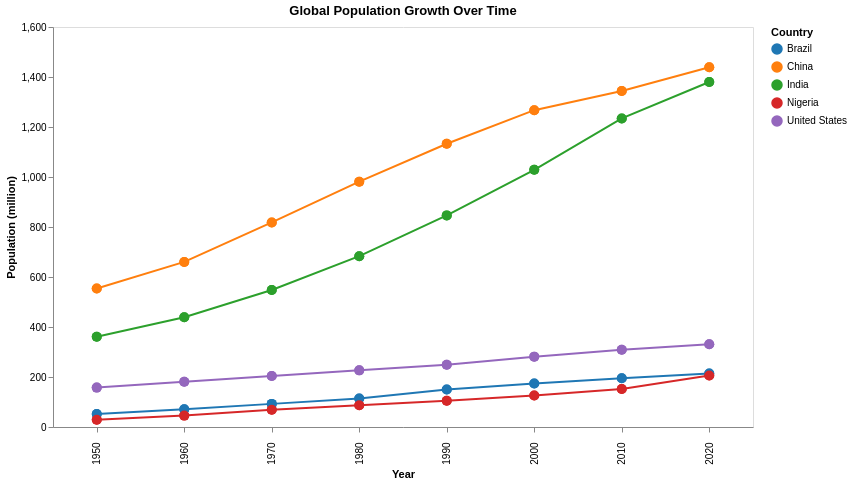

Write a Vega-Lite specification for this figure.
### Vega-Lite specification from a JSON file in a GitHub repository (floating-point values rounded to 4 significant figures)
{"$schema": "https://vega.github.io/schema/vega-lite/v5.json", "title": "Global Population Growth Over Time", "data": {"values": [{"Country": "China", "Year": 1950, "Population": 554005000, "Continent": "Asia"}, {"Country": "China", "Year": 1960, "Population": 660330000, "Continent": "Asia"}, {"Country": "China", "Year": 1970, "Population": 818315000, "Continent": "Asia"}, {"Country": "China", "Year": 1980, "Population": 981235000, "Continent": "Asia"}, {"Country": "China", "Year": 1990, "Population": 1133020000, "Continent": "Asia"}, {"Country": "China", "Year": 2000, "Population": 1267320000, "Continent": "Asia"}, {"Country": "China", "Year": 2010, "Population": 1344130000, "Continent": "Asia"}, {"Country": "China", "Year": 2020, "Population": 1439323776, "Continent": "Asia"}, {"Country": "India", "Year": 1950, "Population": 361000000, "Continent": "Asia"}, {"Country": "India", "Year": 1960, "Population": 439235000, "Continent": "Asia"}, {"Country": "India", "Year": 1970, "Population": 548159000, "Continent": "Asia"}, {"Country": "India", "Year": 1980, "Population": 683329000, "Continent": "Asia"}, {"Country": "India", "Year": 1990, "Population": 846387000, "Continent": "Asia"}, {"Country": "India", "Year": 2000, "Population": 1028690000, "Continent": "Asia"}, {"Country": "India", "Year": 2010, "Population": 1234280000, "Continent": "Asia"}, {"Country": "India", "Year": 2020, "Population": 1380004385, "Continent": "Asia"}, {"Country": "United States", "Year": 1950, "Population": 157553000, "Continent": "North America"}, {"Country": "United States", "Year": 1960, "Population": 180671000, "Continent": "North America"}, {"Country": "United States", "Year": 1970, "Population": 203984000, "Continent": "North America"}, {"Country": "United States", "Year": 1980, "Population": 226542000, "Continent": "North America"}, {"Country": "United States", "Year": 1990, "Population": 248709000, "Continent": "North America"}, {"Country": "United States", "Year": 2000, "Population": 281421000, "Continent": "North America"}, {"Country": "United States", "Year": 2010, "Population": 308745538, "Continent": "North America"}, {"Country": "United States", "Year": 2020, "Population": 331002651, "Continent": "North America"}, {"Country": "Brazil", "Year": 1950, "Population": 51910000, "Continent": "South America"}, {"Country": "Brazil", "Year": 1960, "Population": 70700000, "Continent": "South America"}, {"Country": "Brazil", "Year": 1970, "Population": 92500000, "Continent": "South America"}, {"Country": "Brazil", "Year": 1980, "Population": 113800000, "Continent": "South America"}, {"Country": "Brazil", "Year": 1990, "Population": 150000000, "Continent": "South America"}, {"Country": "Brazil", "Year": 2000, "Population": 174000000, "Continent": "South America"}, {"Country": "Brazil", "Year": 2010, "Population": 195000000, "Continent": "South America"}, {"Country": "Brazil", "Year": 2020, "Population": 213993437, "Continent": "South America"}, {"Country": "Nigeria", "Year": 1950, "Population": 28820000, "Continent": "Africa"}, {"Country": "Nigeria", "Year": 1960, "Population": 45600000, "Continent": "Africa"}, {"Country": "Nigeria", "Year": 1970, "Population": 69000000, "Continent": "Africa"}, {"Country": "Nigeria", "Year": 1980, "Population": 87300000, "Continent": "Africa"}, {"Country": "Nigeria", "Year": 1990, "Population": 105000000, "Continent": "Africa"}, {"Country": "Nigeria", "Year": 2000, "Population": 126000000, "Continent": "Africa"}, {"Country": "Nigeria", "Year": 2010, "Population": 152000000, "Continent": "Africa"}, {"Country": "Nigeria", "Year": 2020, "Population": 206139589, "Continent": "Africa"}, {"Country": "China", "Year": 1950, "Population": 554005000, "Continent": "All"}, {"Country": "China", "Year": 1960, "Population": 660330000, "Continent": "All"}, {"Country": "China", "Year": 1970, "Population": 818315000, "Continent": "All"}, {"Country": "China", "Year": 1980, "Population": 981235000, "Continent": "All"}, {"Country": "China", "Year": 1990, "Population": 1133020000, "Continent": "All"}, {"Country": "China", "Year": 2000, "Population": 1267320000, "Continent": "All"}, {"Country": "China", "Year": 2010, "Population": 1344130000, "Continent": "All"}, {"Country": "China", "Year": 2020, "Population": 1439323776, "Continent": "All"}, {"Country": "India", "Year": 1950, "Population": 361000000, "Continent": "All"}, {"Country": "India", "Year": 1960, "Population": 439235000, "Continent": "All"}, {"Country": "India", "Year": 1970, "Population": 548159000, "Continent": "All"}, {"Country": "India", "Year": 1980, "Population": 683329000, "Continent": "All"}, {"Country": "India", "Year": 1990, "Population": 846387000, "Continent": "All"}, {"Country": "India", "Year": 2000, "Population": 1028690000, "Continent": "All"}, {"Country": "India", "Year": 2010, "Population": 1234280000, "Continent": "All"}, {"Country": "India", "Year": 2020, "Population": 1380004385, "Continent": "All"}, {"Country": "United States", "Year": 1950, "Population": 157553000, "Continent": "All"}, {"Country": "United States", "Year": 1960, "Population": 180671000, "Continent": "All"}, {"Country": "United States", "Year": 1970, "Population": 203984000, "Continent": "All"}, {"Country": "United States", "Year": 1980, "Population": 226542000, "Continent": "All"}, {"Country": "United States", "Year": 1990, "Population": 248709000, "Continent": "All"}, {"Country": "United States", "Year": 2000, "Population": 281421000, "Continent": "All"}, {"Country": "United States", "Year": 2010, "Population": 308745538, "Continent": "All"}, {"Country": "United States", "Year": 2020, "Population": 331002651, "Continent": "All"}, {"Country": "Brazil", "Year": 1950, "Population": 51910000, "Continent": "All"}, {"Country": "Brazil", "Year": 1960, "Population": 70700000, "Continent": "All"}, {"Country": "Brazil", "Year": 1970, "Population": 92500000, "Continent": "All"}, {"Country": "Brazil", "Year": 1980, "Population": 113800000, "Continent": "All"}, {"Country": "Brazil", "Year": 1990, "Population": 150000000, "Continent": "All"}, {"Country": "Brazil", "Year": 2000, "Population": 174000000, "Continent": "All"}, {"Country": "Brazil", "Year": 2010, "Population": 195000000, "Continent": "All"}, {"Country": "Brazil", "Year": 2020, "Population": 213993437, "Continent": "All"}, {"Country": "Nigeria", "Year": 1950, "Population": 28820000, "Continent": "All"}, {"Country": "Nigeria", "Year": 1960, "Population": 45600000, "Continent": "All"}, {"Country": "Nigeria", "Year": 1970, "Population": 69000000, "Continent": "All"}, {"Country": "Nigeria", "Year": 1980, "Population": 87300000, "Continent": "All"}, {"Country": "Nigeria", "Year": 1990, "Population": 105000000, "Continent": "All"}, {"Country": "Nigeria", "Year": 2000, "Population": 126000000, "Continent": "All"}, {"Country": "Nigeria", "Year": 2010, "Population": 152000000, "Continent": "All"}, {"Country": "Nigeria", "Year": 2020, "Population": 206139589, "Continent": "All"}]}, "transform": [{"calculate": "datum.Population / 1000000", "as": "Population (million)"}, {"filter": {"selection": "Continent", "field": "Continent", "equal": "Continent"}}], "selection": {"Continent": {"type": "single", "fields": ["Continent"], "bind": {"input": "select", "options": ["All", "Asia", "North America", "South America", "Africa"], "name": "Select Continent"}}}, "mark": {"type": "line", "point": {"filled": true, "size": 100}}, "encoding": {"x": {"field": "Year", "type": "ordinal", "title": "Year", "labelAngle": 0, "format": "d", "axis": {"values": [1950, 1960, 1970, 1980, 1990, 2000, 2010, 2020], "labelOverlap": "parity", "labelPadding": 10}}, "y": {"field": "Population (million)", "type": "quantitative", "title": "Population (million)", "axis": {"tickCount": 10, "grid": false}}, "color": {"field": "Country", "type": "nominal", "scale": {"scheme": "category10"}, "legend": {"title": "Country"}}, "tooltip": [{"field": "Country", "title": "Country"}, {"field": "Year", "title": "Year"}, {"field": "Population (million)", "title": "Population (million)"}]}, "width": 700, "height": 400}
